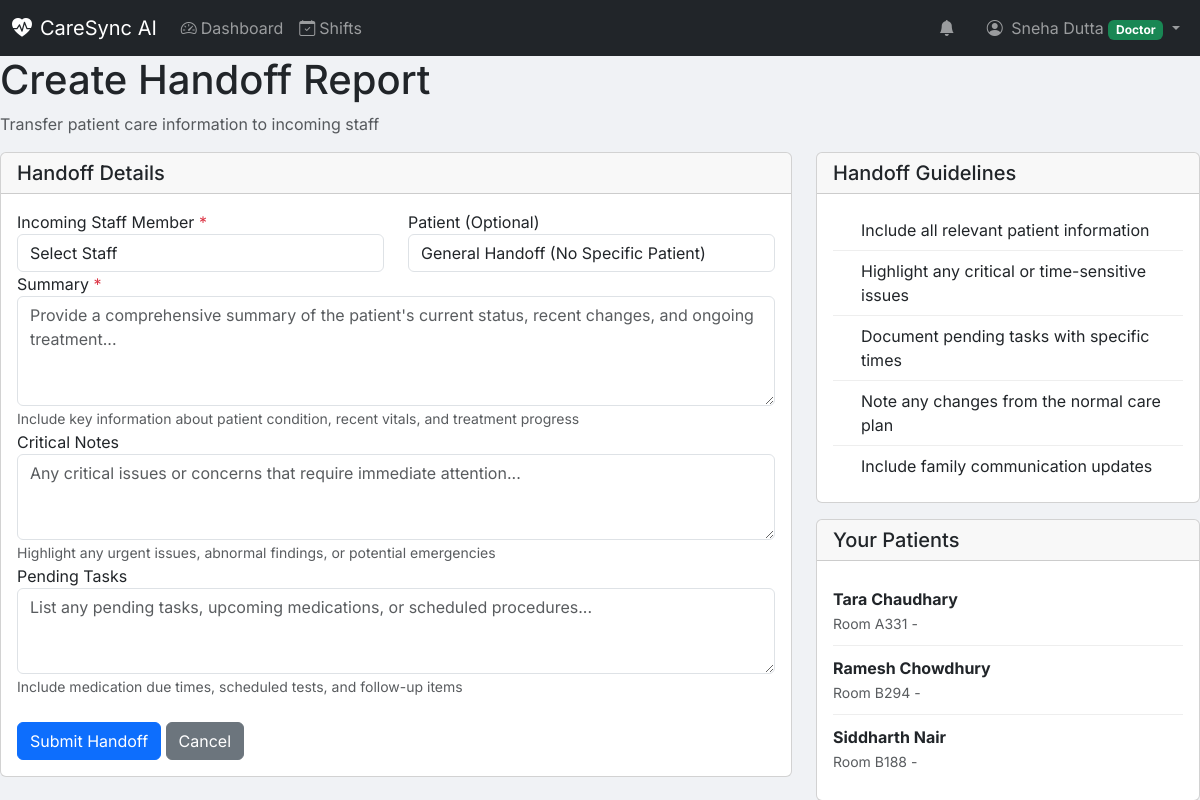
The page /handoff/create (signed in) on the database its author committed.
### models.py (models this page shows, shortened)
class StaffMember(db.Model):
    __tablename__ = 'staff_members'
    id = db.Column(db.Integer, primary_key=True)
    staff_id = db.Column(db.String(50), unique=True, nullable=False)
    password_hash = db.Column(db.String(256), nullable=False)
    first_name = db.Column(db.String(100), nullable=False)
    last_name = db.Column(db.String(100), nullable=False)
    email = db.Column(db.String(120), unique=True, nullable=False)
    phone = db.Column(db.String(20), nullable=True)
    role = db.Column(db.String(20), nullable=False)  # 'admin', 'doctor', 'nurse'
    department = db.Column(db.String(100), nullable=True)
    specialization = db.Column(db.String(100), nullable=True)
    is_on_duty = db.Column(db.Boolean, default=False)
    is_active = db.Column(db.Boolean, default=True)
    created_at = db.Column(db.DateTime, default=datetime.now)
    updated_at = db.Column(db.DateTime, default=datetime.now, onupdate=datetime.now)
    @property
    def full_name(self):
        return f"{self.first_name} {self.last_name}"

class Patient(db.Model):
    __tablename__ = 'patients'
    id = db.Column(db.Integer, primary_key=True)
    patient_id = db.Column(db.String(50), unique=True, nullable=False)
    first_name = db.Column(db.String(100), nullable=False)
    last_name = db.Column(db.String(100), nullable=False)
    date_of_birth = db.Column(db.Date, nullable=False)
    gender = db.Column(db.String(10), nullable=False)
    blood_type = db.Column(db.String(5), nullable=True)
    phone = db.Column(db.String(20), nullable=True)
    email = db.Column(db.String(120), nullable=True)
    address = db.Column(db.Text, nullable=True)
    emergency_contact_name = db.Column(db.String(100), nullable=True)
    emergency_contact_phone = db.Column(db.String(20), nullable=True)
    room_number = db.Column(db.String(20), nullable=True)
    bed_number = db.Column(db.String(10), nullable=True)
    status = db.Column(db.String(20), default='admitted')  # admitted, discharged, emergency, icu
    admission_date = db.Column(db.DateTime, default=datetime.now)
    discharge_date = db.Column(db.DateTime, nullable=True)
    diagnosis = db.Column(db.Text, nullable=True)
    notes = db.Column(db.Text, nullable=True)
    assigned_doctor_id = db.Column(db.Integer, db.ForeignKey('staff_members.id'), nullable=True)
    assigned_nurse_id = db.Column(db.Integer, db.ForeignKey('staff_members.id'), nullable=True)
    created_at = db.Column(db.DateTime, default=datetime.now)
    updated_at = db.Column(db.DateTime, default=datetime.now, onupdate=datetime.now)
    assigned_doctor = db.relationship('StaffMember', foreign_keys=[assigned_doctor_id], backref='patients_as_doctor')
    assigned_nurse = db.relationship('StaffMember', foreign_keys=[assigned_nurse_id], backref='patients_as_nurse')
    vitals = db.relationship('VitalSign', backref='patient', lazy='dynamic', order_by='desc(VitalSign.recorded_at)')
    @property
    def full_name(self):
        return f"{self.first_name} {self.last_name}"

### routes.py (the view, shortened to what this page needs)
@app.route('/handoff/create', methods=['GET', 'POST'])
@staff_login_required
def create_handoff():
    staff = get_staff_user()
    incoming_staff_list = StaffMember.query.filter(
        StaffMember.role == staff.role,
        StaffMember.id != staff.id,
        StaffMember.is_active == True
    ).all()
    if staff.role == 'doctor':
        patients = Patient.query.filter_by(assigned_doctor_id=staff.id).filter(Patient.status != 'discharged').all()
    elif staff.role == 'nurse':
        patients = Patient.query.filter_by(assigned_nurse_id=staff.id).filter(Patient.status != 'discharged').all()
    else:
        patients = Patient.query.filter(Patient.status != 'discharged').all()
    return render_template('handoff_create.html',
        staff=staff,
        incoming_staff_list=incoming_staff_list,
        patients=patients
    )

### routes.py (called while the page is built)
@app.before_request
def make_session_permanent():
    session.permanent = True

def get_staff_user():
    if 'staff_id' in session:
        return StaffMember.query.filter_by(id=session['staff_id']).first()
    return None

def staff_login_required(f):
    @wraps(f)
    def decorated_function(*args, **kwargs):
        staff = get_staff_user()
        if not staff:
            flash('Please log in to access this page.', 'warning')
            return redirect(url_for('staff_login'))
        return f(*args, **kwargs)
    return decorated_function

@app.context_processor
def utility_processor():
    return {
        'now': datetime.now(),
        'get_staff_user': get_staff_user
    }

### templates/handoff_create.html (shortened to what this page needs)
{% extends "dashboard_base.html" %}
{% block content %}
<div class="content-header">
    <h1>Create Handoff Report</h1>
    <p class="text-muted">Transfer patient care information to incoming staff</p>
</div>
<div class="row">
    <div class="col-lg-8">
        <div class="card">
            <div class="card-header">
                <h5 class="mb-0">Handoff Details</h5>
            </div>
            <div class="card-body">
                <form method="POST" action="{{ url_for('create_handoff') }}">
                    <div class="row">
                        <div class="col-md-6">
                            <div class="form-group">
                                <label>Incoming Staff Member <span class="text-danger">*</span></label>
                                <select name="incoming_staff_id" class="form-control" required>
                                    <option value="">Select Staff</option>
                                </select>
                            </div>
                        </div>
                        <div class="col-md-6">
                            <div class="form-group">
                                <label>Patient (Optional)</label>
                                <select name="patient_id" class="form-control">
                                    <option value="">General Handoff (No Specific Patient)</option>
                                </select>
                            </div>
                        </div>
                    </div>
                    <div class="form-group">
                        <label>Summary <span class="text-danger">*</span></label>
                        <textarea name="summary" class="form-control" rows="4" required
                            placeholder="Provide a comprehensive summary of the patient's current status, recent changes, and ongoing treatment..."></textarea>
                        <small class="text-muted">Include key information about patient condition, recent vitals, and treatment progress</small>
                    </div>
                    <div class="form-group">
                        <label>Critical Notes</label>
                        <textarea name="critical_notes" class="form-control" rows="3"
                            placeholder="Any critical issues or concerns that require immediate attention..."></textarea>
                        <small class="text-muted">Highlight any urgent issues, abnormal findings, or potential emergencies</small>
                    </div>
                    <div class="form-group">
                        <label>Pending Tasks</label>
                        <textarea name="pending_tasks" class="form-control" rows="3"
                            placeholder="List any pending tasks, upcoming medications, or scheduled procedures..."></textarea>
                        <small class="text-muted">Include medication due times, scheduled tests, and follow-up items</small>
                    </div>
                    <div class="form-group mt-4">
                        <button type="submit" class="btn btn-primary">
                             Submit Handoff
                        </button>
                        <a href="{{ url_for('shift_management') }}" class="btn btn-secondary">
                            Cancel
                        </a>
                    </div>
                </form>
            </div>
        </div>
    </div>
    <div class="col-lg-4">
        <div class="card mb-3">
            <div class="card-header">
                <h5 class="mb-0">Handoff Guidelines</h5>
            </div>
            <div class="card-body">
                <div class="guideline-item">
                    <i data-feather="check-circle" class="text-success"></i>
                    <span>Include all relevant patient information</span>
                </div>
                <div class="guideline-item">
                    <i data-feather="check-circle" class="text-success"></i>
                    <span>Highlight any critical or time-sensitive issues</span>
                </div>
                <div class="guideline-item">
                    <i data-feather="check-circle" class="text-success"></i>
                    <span>Document pending tasks with specific times</span>
                </div>
                <div class="guideline-item">
                    <i data-feather="check-circle" class="text-success"></i>
                    <span>Note any changes from the normal care plan</span>
                </div>
                <div class="guideline-item">
                    <i data-feather="check-circle" class="text-success"></i>
                    <span>Include family communication updates</span>
                </div>
            </div>
        </div>
        <div class="card">
            <div class="card-header">
                <h5 class="mb-0">Your Patients</h5>
            </div>
            <div class="card-body">
                {% if patients %}
                <ul class="patient-list">
                    {% for patient in patients %}
                    <li>
                        <strong>{{ patient.full_name }}</strong><br>
                        <small class="text-muted">Room {{ patient.room_number }} -
                            <span class="badge badge-{{ 'danger' if patient.status == 'emergency' else 'warning' if patient.status == 'icu' else 'primary' }}">
                            </span>
                        </small>
                    </li>
                    {% endfor %}
                </ul>
                {% else %}
                <p class="text-muted mb-0">No patients assigned</p>
                {% endif %}
            </div>
        </div>
    </div>
</div>
{% endblock %}

### templates/dashboard_base.html (shortened to what this page needs)
{% extends "base.html" %}
{% block body_class %}dashboard-page{% endblock %}
{% block navbar %}
<nav class="navbar navbar-expand-lg navbar-dark bg-dark fixed-top">
    <div class="container-fluid">
        <a class="navbar-brand" href="{{ url_for('dashboard') }}">
            <i class="bi bi-heart-pulse-fill me-2"></i>CareSync AI
        </a>
        <div class="collapse navbar-collapse" id="navbarNav">
            <ul class="navbar-nav me-auto">
                {% if staff.role == 'admin' %}
                <li class="nav-item">
                    <a class="nav-link" href="{{ url_for('admin_dashboard') }}">
                        <i class="bi bi-speedometer2 me-1"></i>Dashboard
                    </a>
                </li>
                <li class="nav-item">
                    <a class="nav-link" href="{{ url_for('admin_users') }}">
                        <i class="bi bi-people me-1"></i>Staff
                    </a>
                </li>
                <li class="nav-item">
                    <a class="nav-link" href="{{ url_for('admin_patients') }}">
                        <i class="bi bi-person-heart me-1"></i>Patients
                    </a>
                </li>
                <li class="nav-item">
                    <a class="nav-link" href="{{ url_for('doctor_dashboard') }}">
                        <i class="bi bi-activity me-1"></i>Doctor View
                    </a>
                </li>
                <li class="nav-item">
                    <a class="nav-link" href="{{ url_for('nurse_dashboard') }}">
                        <i class="bi bi-clipboard2-pulse me-1"></i>Nurse View
                    </a>
                </li>
                {% elif staff.role == 'doctor' %}
                <li class="nav-item">
                    <a class="nav-link" href="{{ url_for('doctor_dashboard') }}">
                        <i class="bi bi-speedometer2 me-1"></i>Dashboard
                    </a>
                </li>
                {% elif staff.role == 'nurse' %}
                <li class="nav-item">
                    <a class="nav-link" href="{{ url_for('nurse_dashboard') }}">
                        <i class="bi bi-speedometer2 me-1"></i>Dashboard
                    </a>
                </li>
                {% endif %}
                <li class="nav-item">
                    <a class="nav-link" href="{{ url_for('shift_management') }}">
                        <i class="bi bi-calendar-check me-1"></i>Shifts
                    </a>
                </li>
            </ul>
            <ul class="navbar-nav">
                <li class="nav-item me-3">
                    <span class="nav-link" id="alertIndicator">
                        <i class="bi bi-bell-fill"></i>
                    </span>
                </li>
                <li class="nav-item dropdown">
                    <a class="nav-link dropdown-toggle" href="#" role="button" data-bs-toggle="dropdown">
                        <i class="bi bi-person-circle me-1"></i>
                        {{ staff.full_name }}
                        <span class="badge bg-{{ 'primary' if staff.role == 'admin' else 'success' if staff.role == 'doctor' else 'info' }}">
                            {{ staff.role|title }}
                        </span>
                    </a>
                </li>
            </ul>
        </div>
    </div>
</nav>
{% endblock %}

### static/css/style.css (style rules this page uses)
:root { --primary-color: #0d6efd; --secondary-color: #6c757d; --success-color: #198754; --danger-color: #dc3545; --warning-color: #ffc107; --info-color: #0dcaf0; --dark-color: #212529; --light-color: #f8f9fa; --vital-normal: #198754; --vital-warning: #ffc107; --vital-critical: #dc3545; --sidebar-width: 250px; --navbar-height: 56px; }
* { margin: 0; padding: 0; box-sizing: border-box; }
body { font-family: 'Inter', -apple-system, BlinkMacSystemFont, 'Segoe UI', Roboto, sans-serif; background-color: #f0f2f5; min-height: 100vh; }
.dashboard-page { padding-top: var(--navbar-height); }

### templates/handoff_create.html (style rules this page uses)
.guideline-item { display: flex; align-items: center; gap: 10px; padding: 8px 0; border-bottom: 1px solid #eee; }
.guideline-item:last-child { border-bottom: none; }
.guideline-item i { flex-shrink: 0; width: 18px; height: 18px; }
.patient-list { list-style: none; padding: 0; margin: 0; }
.patient-list li { padding: 10px 0; border-bottom: 1px solid #eee; }
.patient-list li:last-child { border-bottom: none; }

### rows shown on the page
StaffMember: full_name "Sneha Dutta", role "Doctor"
Patient: full_name "Tara Chaudhary", room_number "A331"
Patient: full_name "Ramesh Chowdhury", room_number "B294"
Patient: full_name "Siddharth Nair", room_number "B188"
